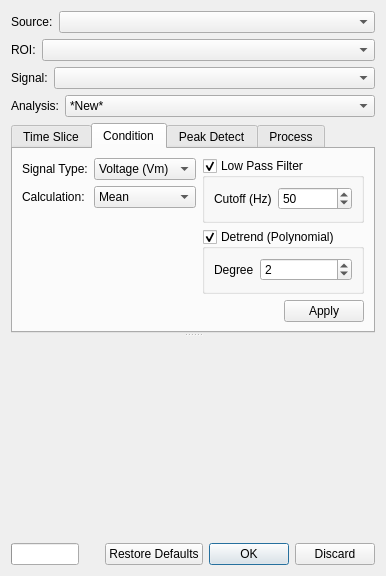
<?xml version="1.0" encoding="UTF-8"?>
<ui version="4.0">
 <class>WidgetAnalyze</class>
 <widget class="QWidget" name="WidgetAnalyze">
  <property name="geometry">
   <rect>
    <x>0</x>
    <y>0</y>
    <width>348</width>
    <height>528</height>
   </rect>
  </property>
  <property name="sizePolicy">
   <sizepolicy hsizetype="Preferred" vsizetype="Expanding">
    <horstretch>0</horstretch>
    <verstretch>0</verstretch>
   </sizepolicy>
  </property>
  <property name="maximumSize">
   <size>
    <width>16777215</width>
    <height>16777215</height>
   </size>
  </property>
  <property name="windowTitle">
   <string>Analyze</string>
  </property>
  <layout class="QVBoxLayout" name="verticalLayout_2">
   <item>
    <layout class="QHBoxLayout" name="horizontalLayout_Source">
     <item>
      <widget class="QLabel" name="labelSource">
       <property name="sizePolicy">
        <sizepolicy hsizetype="Preferred" vsizetype="Preferred">
         <horstretch>0</horstretch>
         <verstretch>0</verstretch>
        </sizepolicy>
       </property>
       <property name="text">
        <string>Source:</string>
       </property>
       <property name="textFormat">
        <enum>Qt::PlainText</enum>
       </property>
      </widget>
     </item>
     <item>
      <widget class="QComboBox" name="comboBoxSource">
       <property name="sizePolicy">
        <sizepolicy hsizetype="Expanding" vsizetype="Fixed">
         <horstretch>0</horstretch>
         <verstretch>0</verstretch>
        </sizepolicy>
       </property>
      </widget>
     </item>
    </layout>
   </item>
   <item>
    <layout class="QHBoxLayout" name="horizontalLayout_ROI">
     <item>
      <widget class="QLabel" name="labelROIs">
       <property name="sizePolicy">
        <sizepolicy hsizetype="Preferred" vsizetype="Preferred">
         <horstretch>0</horstretch>
         <verstretch>0</verstretch>
        </sizepolicy>
       </property>
       <property name="text">
        <string>ROI:</string>
       </property>
       <property name="textFormat">
        <enum>Qt::PlainText</enum>
       </property>
      </widget>
     </item>
     <item>
      <widget class="QComboBox" name="comboBoxROIs">
       <property name="sizePolicy">
        <sizepolicy hsizetype="Expanding" vsizetype="Fixed">
         <horstretch>0</horstretch>
         <verstretch>0</verstretch>
        </sizepolicy>
       </property>
       <property name="currentText">
        <string/>
       </property>
       <property name="currentIndex">
        <number>-1</number>
       </property>
      </widget>
     </item>
    </layout>
   </item>
   <item>
    <layout class="QHBoxLayout" name="horizontalLayout_Signal">
     <item>
      <widget class="QLabel" name="labelSignal">
       <property name="sizePolicy">
        <sizepolicy hsizetype="Preferred" vsizetype="Preferred">
         <horstretch>0</horstretch>
         <verstretch>0</verstretch>
        </sizepolicy>
       </property>
       <property name="text">
        <string>Signal:</string>
       </property>
       <property name="textFormat">
        <enum>Qt::PlainText</enum>
       </property>
      </widget>
     </item>
     <item>
      <widget class="QComboBox" name="comboBoxSignal">
       <property name="sizePolicy">
        <sizepolicy hsizetype="Expanding" vsizetype="Fixed">
         <horstretch>0</horstretch>
         <verstretch>0</verstretch>
        </sizepolicy>
       </property>
       <property name="currentIndex">
        <number>-1</number>
       </property>
      </widget>
     </item>
    </layout>
   </item>
   <item>
    <layout class="QHBoxLayout" name="horizontalLayout_Analysis">
     <item>
      <widget class="QLabel" name="labelAnalysis">
       <property name="sizePolicy">
        <sizepolicy hsizetype="Preferred" vsizetype="Preferred">
         <horstretch>0</horstretch>
         <verstretch>0</verstretch>
        </sizepolicy>
       </property>
       <property name="text">
        <string>Analysis:</string>
       </property>
       <property name="textFormat">
        <enum>Qt::PlainText</enum>
       </property>
      </widget>
     </item>
     <item>
      <widget class="QComboBox" name="comboBoxAnalysis">
       <property name="sizePolicy">
        <sizepolicy hsizetype="Expanding" vsizetype="Fixed">
         <horstretch>0</horstretch>
         <verstretch>0</verstretch>
        </sizepolicy>
       </property>
       <item>
        <property name="text">
         <string>*New*</string>
        </property>
       </item>
      </widget>
     </item>
    </layout>
   </item>
   <item>
    <widget class="QSplitter" name="splitter">
     <property name="maximumSize">
      <size>
       <width>16777215</width>
       <height>16777215</height>
      </size>
     </property>
     <property name="orientation">
      <enum>Qt::Vertical</enum>
     </property>
     <widget class="QTabWidget" name="tabWidgetAnalysisSteps">
      <property name="enabled">
       <bool>true</bool>
      </property>
      <property name="sizePolicy">
       <sizepolicy hsizetype="Minimum" vsizetype="Preferred">
        <horstretch>0</horstretch>
        <verstretch>0</verstretch>
       </sizepolicy>
      </property>
      <property name="maximumSize">
       <size>
        <width>16777215</width>
        <height>16777215</height>
       </size>
      </property>
      <property name="tabPosition">
       <enum>QTabWidget::North</enum>
      </property>
      <property name="currentIndex">
       <number>1</number>
      </property>
      <property name="documentMode">
       <bool>false</bool>
      </property>
      <property name="tabBarAutoHide">
       <bool>false</bool>
      </property>
      <widget class="QWidget" name="tabTimeSlice">
       <property name="enabled">
        <bool>true</bool>
       </property>
       <attribute name="title">
        <string>Time Slice</string>
       </attribute>
       <layout class="QVBoxLayout" name="verticalLayout_3">
        <item>
         <layout class="QHBoxLayout" name="horizontalLayout_7">
          <item>
           <widget class="QCheckBox" name="checkBoxTimeAll">
            <property name="sizePolicy">
             <sizepolicy hsizetype="Minimum" vsizetype="Fixed">
              <horstretch>0</horstretch>
              <verstretch>0</verstretch>
             </sizepolicy>
            </property>
            <property name="text">
             <string>Use All</string>
            </property>
            <property name="checked">
             <bool>false</bool>
            </property>
           </widget>
          </item>
          <item>
           <spacer name="horizontalSpacer_2">
            <property name="orientation">
             <enum>Qt::Horizontal</enum>
            </property>
            <property name="sizeType">
             <enum>QSizePolicy::Preferred</enum>
            </property>
            <property name="sizeHint" stdset="0">
             <size>
              <width>13</width>
              <height>20</height>
             </size>
            </property>
           </spacer>
          </item>
          <item>
           <layout class="QFormLayout" name="formLayout_4">
            <property name="formAlignment">
             <set>Qt::AlignLeading|Qt::AlignLeft|Qt::AlignVCenter</set>
            </property>
            <item row="0" column="0">
             <widget class="QLabel" name="startLabel">
              <property name="text">
               <string>Start</string>
              </property>
             </widget>
            </item>
            <item row="0" column="1">
             <widget class="QSpinBox" name="startSpinBox">
              <property name="enabled">
               <bool>true</bool>
              </property>
              <property name="minimumSize">
               <size>
                <width>60</width>
                <height>0</height>
               </size>
              </property>
              <property name="minimum">
               <number>1</number>
              </property>
              <property name="maximum">
               <number>999999</number>
              </property>
             </widget>
            </item>
            <item row="1" column="1">
             <widget class="QSpinBox" name="endSpinBox">
              <property name="minimumSize">
               <size>
                <width>60</width>
                <height>0</height>
               </size>
              </property>
              <property name="minimum">
               <number>1</number>
              </property>
              <property name="maximum">
               <number>999999</number>
              </property>
             </widget>
            </item>
            <item row="1" column="0">
             <widget class="QLabel" name="endLabel">
              <property name="text">
               <string>End</string>
              </property>
             </widget>
            </item>
           </layout>
          </item>
         </layout>
        </item>
        <item>
         <widget class="QDialogButtonBox" name="buttonBoxTimeSlice">
          <property name="sizePolicy">
           <sizepolicy hsizetype="Preferred" vsizetype="Fixed">
            <horstretch>0</horstretch>
            <verstretch>0</verstretch>
           </sizepolicy>
          </property>
          <property name="standardButtons">
           <set>QDialogButtonBox::Apply</set>
          </property>
         </widget>
        </item>
       </layout>
      </widget>
      <widget class="QWidget" name="tabCondition">
       <attribute name="title">
        <string>Condition</string>
       </attribute>
       <layout class="QVBoxLayout" name="verticalLayout_6">
        <item>
         <layout class="QHBoxLayout" name="horizontalLayout_4">
          <item>
           <layout class="QFormLayout" name="formLayoutCondition">
            <item row="0" column="0">
             <widget class="QLabel" name="signalTypeLabel">
              <property name="sizePolicy">
               <sizepolicy hsizetype="Minimum" vsizetype="Preferred">
                <horstretch>0</horstretch>
                <verstretch>0</verstretch>
               </sizepolicy>
              </property>
              <property name="text">
               <string>Signal Type:</string>
              </property>
             </widget>
            </item>
            <item row="0" column="1">
             <widget class="QComboBox" name="signalTypeComboBox">
              <item>
               <property name="text">
                <string>Voltage (Vm)</string>
               </property>
              </item>
              <item>
               <property name="text">
                <string>Calcium (Ca)</string>
               </property>
              </item>
             </widget>
            </item>
            <item row="1" column="0">
             <widget class="QLabel" name="roiCalculationLabel">
              <property name="text">
               <string>Calculation:</string>
              </property>
             </widget>
            </item>
            <item row="1" column="1">
             <widget class="QComboBox" name="roiCalculationComboBox">
              <item>
               <property name="text">
                <string>Mean</string>
               </property>
              </item>
             </widget>
            </item>
           </layout>
          </item>
          <item>
           <layout class="QVBoxLayout" name="verticalLayout_5">
            <item>
             <widget class="QGroupBox" name="groupBoxFilter">
              <property name="title">
               <string>Low Pass Filter</string>
              </property>
              <property name="checkable">
               <bool>true</bool>
              </property>
              <layout class="QFormLayout" name="formLayout">
               <item row="0" column="0">
                <widget class="QLabel" name="filterFreqLabel">
                 <property name="text">
                  <string>Cutoff (Hz)</string>
                 </property>
                 <property name="wordWrap">
                  <bool>true</bool>
                 </property>
                </widget>
               </item>
               <item row="0" column="1">
                <widget class="QSpinBox" name="filterFreqSpinBox">
                 <property name="minimum">
                  <number>1</number>
                 </property>
                 <property name="maximum">
                  <number>200</number>
                 </property>
                 <property name="value">
                  <number>50</number>
                 </property>
                </widget>
               </item>
              </layout>
             </widget>
            </item>
            <item>
             <widget class="QGroupBox" name="groupBoxDetrend">
              <property name="title">
               <string>Detrend (Polynomial)</string>
              </property>
              <property name="checkable">
               <bool>true</bool>
              </property>
              <layout class="QFormLayout" name="formLayout_2">
               <item row="0" column="0">
                <widget class="QLabel" name="detrendDegreeLabel">
                 <property name="text">
                  <string>Degree</string>
                 </property>
                 <property name="wordWrap">
                  <bool>true</bool>
                 </property>
                </widget>
               </item>
               <item row="0" column="1">
                <widget class="QSpinBox" name="detrendDegreeSpinBox">
                 <property name="minimum">
                  <number>1</number>
                 </property>
                 <property name="maximum">
                  <number>4</number>
                 </property>
                 <property name="value">
                  <number>2</number>
                 </property>
                </widget>
               </item>
              </layout>
             </widget>
            </item>
           </layout>
          </item>
         </layout>
        </item>
        <item>
         <widget class="QDialogButtonBox" name="buttonBoxCondition">
          <property name="sizePolicy">
           <sizepolicy hsizetype="Preferred" vsizetype="Fixed">
            <horstretch>0</horstretch>
            <verstretch>0</verstretch>
           </sizepolicy>
          </property>
          <property name="standardButtons">
           <set>QDialogButtonBox::Apply</set>
          </property>
         </widget>
        </item>
       </layout>
      </widget>
      <widget class="QWidget" name="tabPeakDetect">
       <attribute name="title">
        <string>Peak Detect</string>
       </attribute>
       <layout class="QVBoxLayout" name="verticalLayout">
        <item>
         <layout class="QFormLayout" name="formLayoutPeakDetect">
          <item row="0" column="0">
           <widget class="QLabel" name="thresholdLabel">
            <property name="sizePolicy">
             <sizepolicy hsizetype="Minimum" vsizetype="Preferred">
              <horstretch>0</horstretch>
              <verstretch>0</verstretch>
             </sizepolicy>
            </property>
            <property name="text">
             <string>Threshold (0 - 1)</string>
            </property>
           </widget>
          </item>
          <item row="0" column="1">
           <widget class="QDoubleSpinBox" name="thresholdDoubleSpinBox">
            <property name="minimum">
             <double>0.010000000000000</double>
            </property>
            <property name="maximum">
             <double>0.990000000000000</double>
            </property>
            <property name="singleStep">
             <double>0.010000000000000</double>
            </property>
            <property name="value">
             <double>0.720000000000000</double>
            </property>
           </widget>
          </item>
          <item row="1" column="0">
           <widget class="QLabel" name="lockoutTimeLabel">
            <property name="text">
             <string>Lockout Time (frames)</string>
            </property>
           </widget>
          </item>
          <item row="1" column="1">
           <widget class="QSpinBox" name="lockoutTimeSpinBox">
            <property name="minimum">
             <number>1</number>
            </property>
            <property name="maximum">
             <number>3000</number>
            </property>
            <property name="value">
             <number>172</number>
            </property>
           </widget>
          </item>
         </layout>
        </item>
        <item>
         <layout class="QHBoxLayout" name="horizontalLayout_3">
          <property name="spacing">
           <number>0</number>
          </property>
          <item>
           <widget class="QPushButton" name="pushButtonExportTrace">
            <property name="sizePolicy">
             <sizepolicy hsizetype="Preferred" vsizetype="Fixed">
              <horstretch>0</horstretch>
              <verstretch>0</verstretch>
             </sizepolicy>
            </property>
            <property name="text">
             <string>Export Trace (.csv)</string>
            </property>
           </widget>
          </item>
          <item>
           <widget class="QDialogButtonBox" name="buttonBoxPeakDetect">
            <property name="sizePolicy">
             <sizepolicy hsizetype="Preferred" vsizetype="Fixed">
              <horstretch>0</horstretch>
              <verstretch>0</verstretch>
             </sizepolicy>
            </property>
            <property name="standardButtons">
             <set>QDialogButtonBox::Apply</set>
            </property>
           </widget>
          </item>
         </layout>
        </item>
       </layout>
      </widget>
      <widget class="QWidget" name="tabProcess">
       <attribute name="title">
        <string>Process</string>
       </attribute>
       <layout class="QVBoxLayout" name="verticalLayout_4">
        <item>
         <widget class="QTableView" name="processTableView">
          <property name="editTriggers">
           <set>QAbstractItemView::NoEditTriggers</set>
          </property>
          <property name="selectionMode">
           <enum>QAbstractItemView::MultiSelection</enum>
          </property>
         </widget>
        </item>
        <item>
         <widget class="QDialogButtonBox" name="buttonBoxProcess">
          <property name="sizePolicy">
           <sizepolicy hsizetype="Preferred" vsizetype="Fixed">
            <horstretch>0</horstretch>
            <verstretch>0</verstretch>
           </sizepolicy>
          </property>
          <property name="standardButtons">
           <set>QDialogButtonBox::Apply</set>
          </property>
         </widget>
        </item>
       </layout>
      </widget>
     </widget>
     <widget class="GraphicsLayoutWidget" name="widgetPreview" native="true">
      <property name="sizePolicy">
       <sizepolicy hsizetype="Ignored" vsizetype="Expanding">
        <horstretch>0</horstretch>
        <verstretch>0</verstretch>
       </sizepolicy>
      </property>
      <property name="minimumSize">
       <size>
        <width>70</width>
        <height>200</height>
       </size>
      </property>
      <property name="maximumSize">
       <size>
        <width>16777215</width>
        <height>16777215</height>
       </size>
      </property>
     </widget>
    </widget>
   </item>
   <item>
    <layout class="QHBoxLayout" name="horizontalLayout">
     <item>
      <widget class="QProgressBar" name="progressBar">
       <property name="sizePolicy">
        <sizepolicy hsizetype="Preferred" vsizetype="Fixed">
         <horstretch>0</horstretch>
         <verstretch>0</verstretch>
        </sizepolicy>
       </property>
       <property name="minimumSize">
        <size>
         <width>10</width>
         <height>0</height>
        </size>
       </property>
       <property name="value">
        <number>0</number>
       </property>
       <property name="textVisible">
        <bool>false</bool>
       </property>
       <property name="invertedAppearance">
        <bool>false</bool>
       </property>
      </widget>
     </item>
     <item>
      <spacer name="horizontalSpacer">
       <property name="orientation">
        <enum>Qt::Horizontal</enum>
       </property>
       <property name="sizeType">
        <enum>QSizePolicy::Fixed</enum>
       </property>
       <property name="sizeHint" stdset="0">
        <size>
         <width>20</width>
         <height>20</height>
        </size>
       </property>
      </spacer>
     </item>
     <item>
      <widget class="QDialogButtonBox" name="buttonBoxAnalyze">
       <property name="sizePolicy">
        <sizepolicy hsizetype="Preferred" vsizetype="Fixed">
         <horstretch>0</horstretch>
         <verstretch>0</verstretch>
        </sizepolicy>
       </property>
       <property name="orientation">
        <enum>Qt::Horizontal</enum>
       </property>
       <property name="standardButtons">
        <set>QDialogButtonBox::Discard|QDialogButtonBox::Ok|QDialogButtonBox::RestoreDefaults</set>
       </property>
       <property name="centerButtons">
        <bool>false</bool>
       </property>
      </widget>
     </item>
    </layout>
   </item>
  </layout>
 </widget>
 <customwidgets>
  <customwidget>
   <class>GraphicsLayoutWidget</class>
   <extends>QWidget</extends>
   <header>pyqtgraph.widgets.GraphicsLayoutWidget</header>
   <container>1</container>
  </customwidget>
 </customwidgets>
 <resources/>
 <connections/>
</ui>
